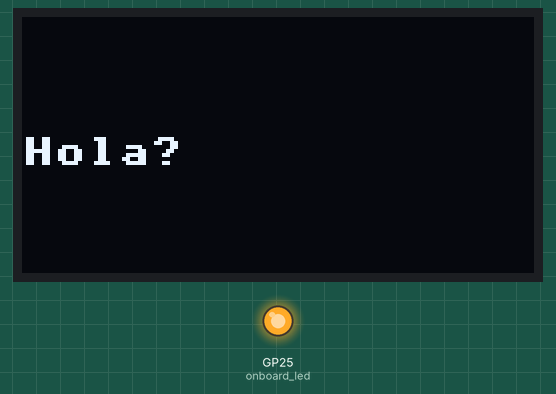
Recording of a program running on a simulated Raspberry Pi Pico running MicroPython. Parts: 128×64 one-colour display, output pins drawn as LEDs (lit = HIGH).

Above: at 0.1 s.
At 2.1 s:
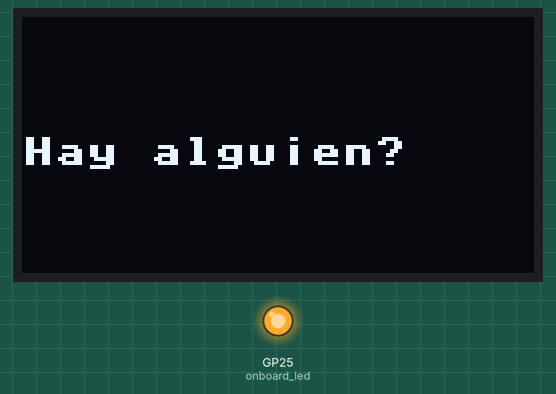

Measured:
- what the display in image 1 shows lasts 2.0 s, from 2.1 s to 4.1 s

The program:

oled_text_001.py
```python
from machine import Pin, I2C
from ssd1306 import SSD1306_I2C
import utime

# Configuring onboard_led
onboard_led = Pin(25, Pin.OUT)
# Create the i2c object
i2c=I2C(0,sda=Pin(0), scl=Pin(1), freq=400000)
# Create the display  object
oled = SSD1306_I2C(128, 64, i2c)

texto1="Hola?"
texto2="Hay alguien?"

onboard_led.high()

while True:
    oled.fill(0)
    oled.text(texto1, 0, 30)
    oled.show()
    utime.sleep(2)
    oled.fill(0)
    oled.text(texto2, 0, 30)
    oled.show()
    utime.sleep(2)
```
